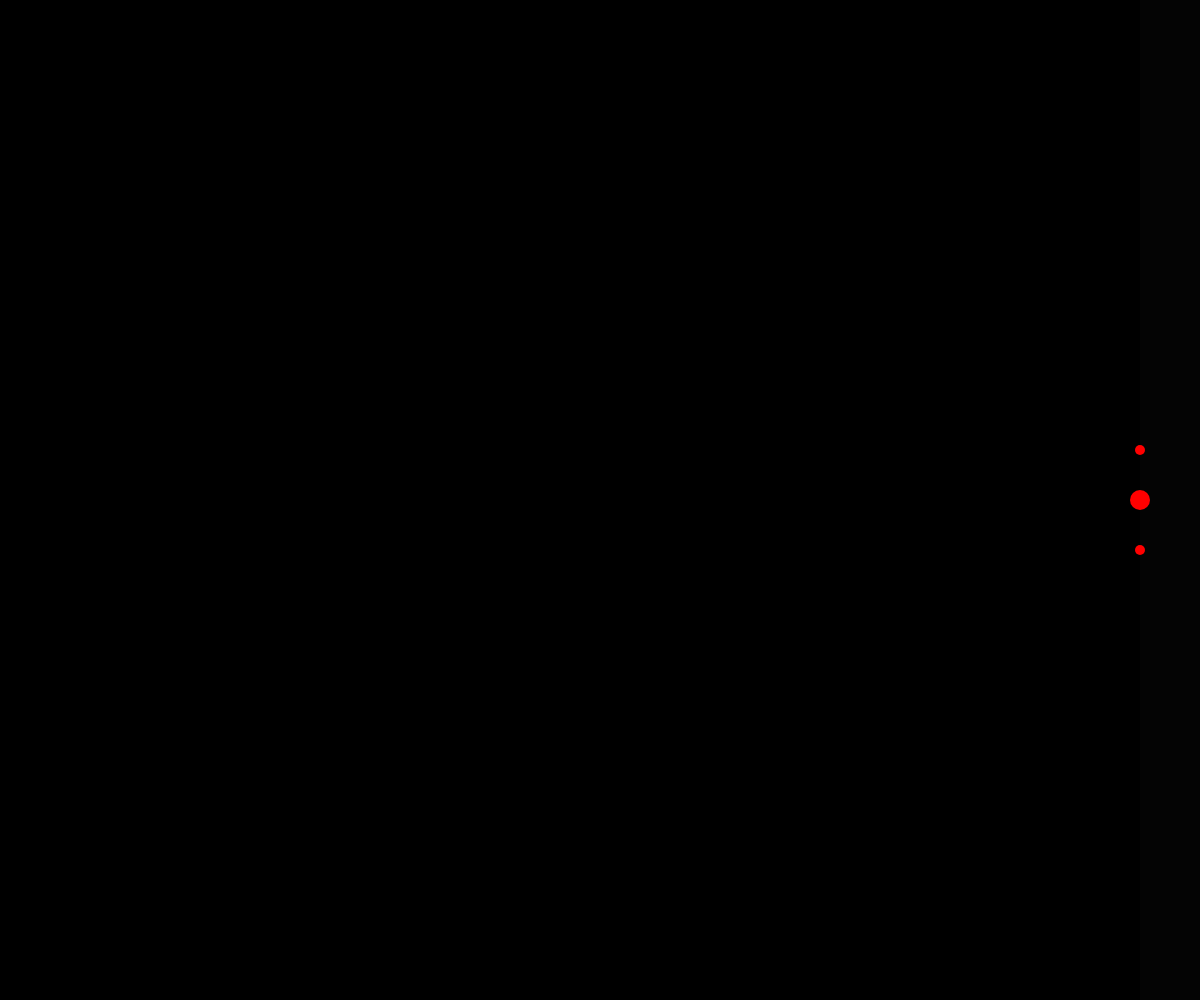
Frame 1 (no input)
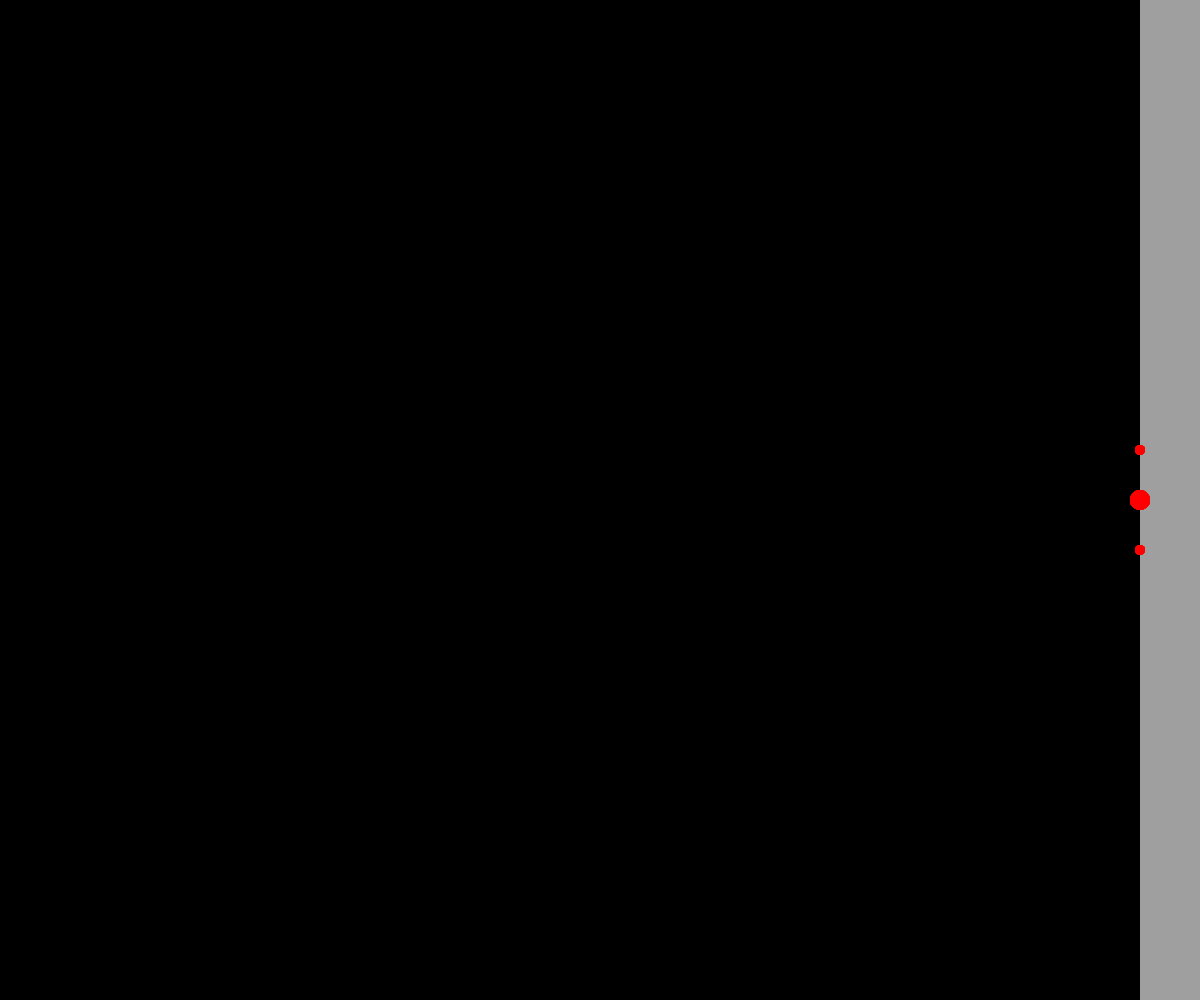
Frame 60 (no input)
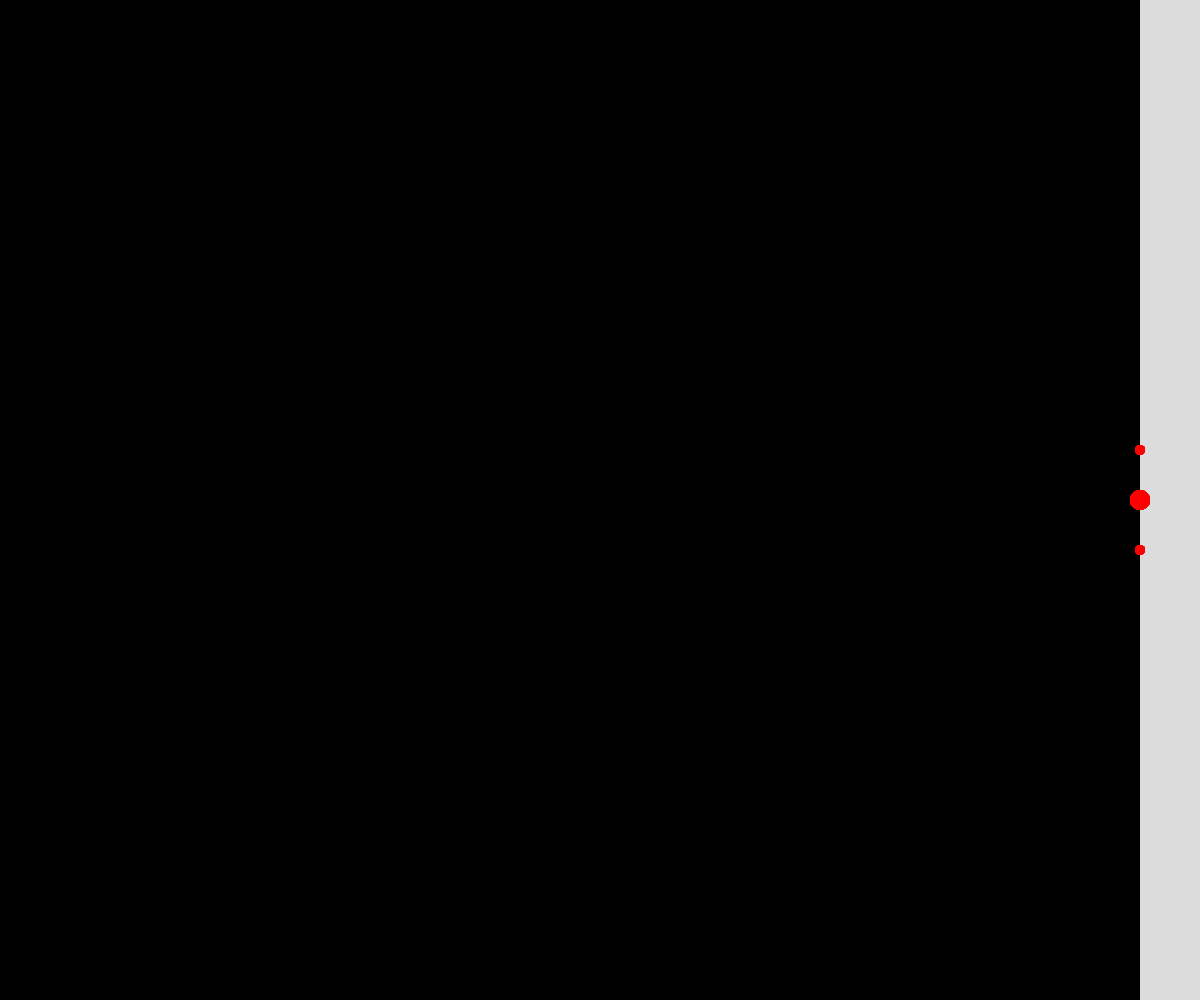
Frame 120 (the mouse pressed at the canvas centre since frame 60)

The p5.js sketch that drew these frames (run headless with seeded random() and noise() and a simulated clock; from frame 60 on, the mouse is pressed at the canvas centre):

// p5.js sketch
// ── sketch.js
// Position of 2 people
let x1, y1, x2, y2;

// Average midpoints
let mids = [];

// Average midpoint over time
let avgMid;


// Diag of canvas
let diag = 0;

// Refresh rate in seconds
let rr = 60 * 1;
// Smoothing timespan in seconds
let ts = 60 * 5

// Alpha - How quickly we fade in
// Second number represents multiplier of rr for fadein time
let amax = 255 * 1;
let a = 0;

function setup() {
  createCanvas(windowWidth, windowHeight);
  // Start off on a diagonal
  x1 = width * 0.95;
  y1 = height * 0.45;
  x2 = width * 0.95;
  y2 = height * 0.55;

  // Calculate diagonal of screen
  diag = sqrt(sq(width) + sq(height));


  // Set aspeed
  a = amax / rr;
  
  // Draw background once
  background(0);

  // No stroke
  noStroke();
}


function draw() {
  // Calculate the mid-point between 2 points
  let midX = (x1 + x2) / 2;
  let midY = (y1 + y2) / 2;

  // Store this frame's midpoint
  mids.push({
    x: midX,
    y: midY
  });
  // Only keep them for so long
  if (mids.length > ts) mids.shift();
	
  // Re-average
  if (frameCount % rr == 1) {
    avgMid = {
      x: 0,
      y: 0
    };
    for (let mid of mids) {
      avgMid.x += mid.x;
      avgMid.y += mid.y;
    }
    avgMid.x /= mids.length;
    avgMid.y /= mids.length;
  }


  // Draw the vertical division
  fill(255, a);
  rect(avgMid.x, 0, width - avgMid.x, height);
  fill(0, a);
  rect(0, 0, avgMid.x, height);

  fill('red');
  // Draw the people
  ellipse(x1, y1, 10, 10);
  ellipse(x2, y2, 10, 10);
  // Draw the midpoint
  ellipse(midX, midY, 20, 20);

}

// Move the closest point with the mouse 
// mouse is being dragged
function mouseDragged() {
  let d1 = dist(mouseX, mouseY, x1, y1);
  let d2 = dist(mouseX, mouseY, x2, y2);
  if (d1 < d2) {
    x1 = mouseX;
    y1 = mouseY;
  } else {
    x2 = mouseX;
    y2 = mouseY;
  }
}
